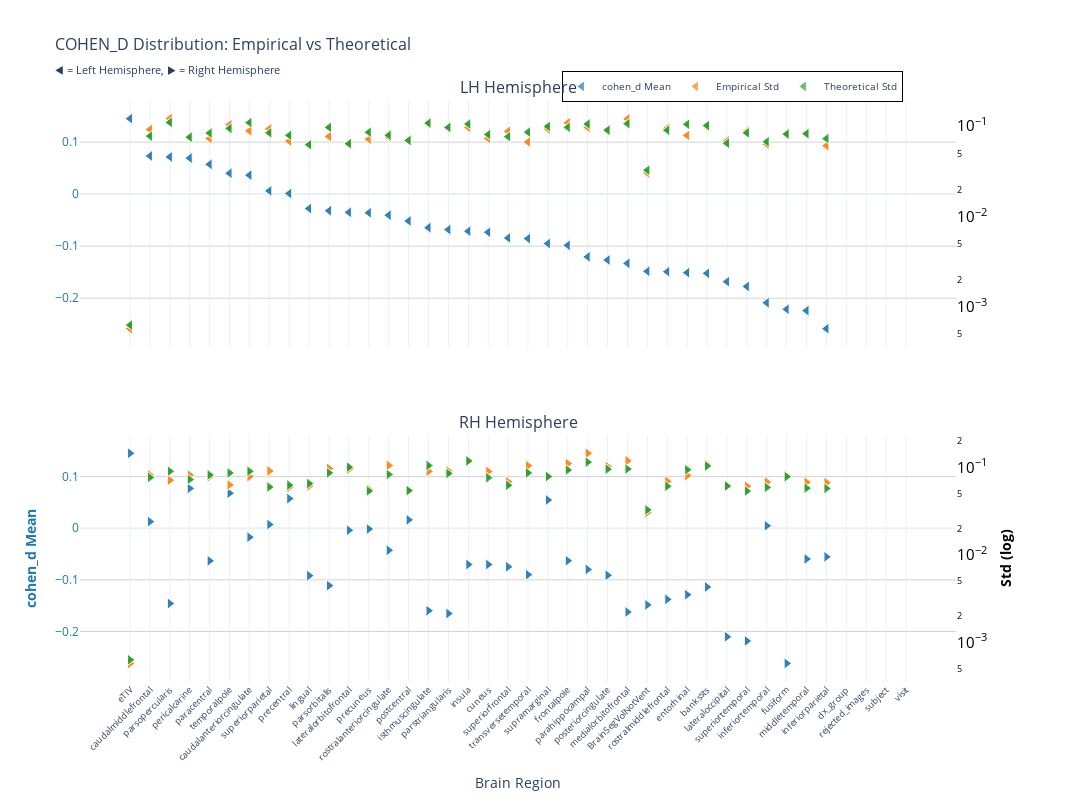
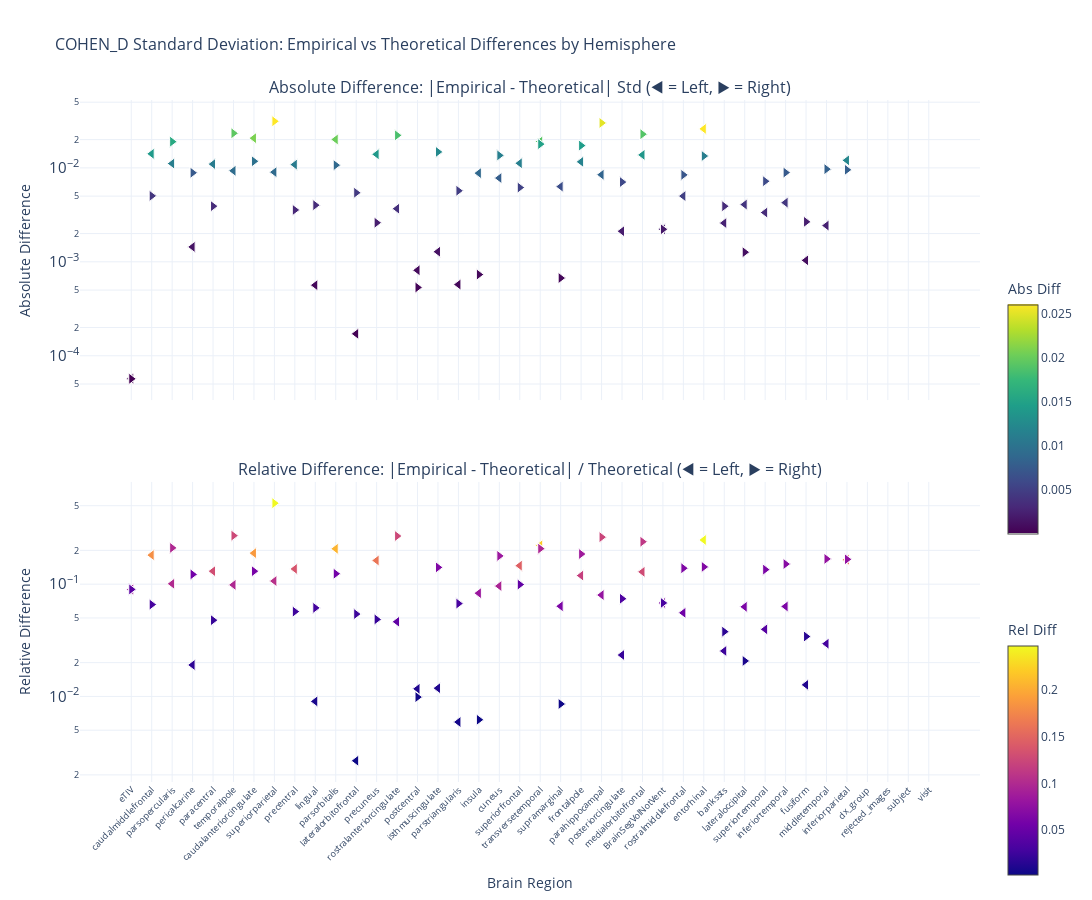

Notebook cell for these charts, in order:
### Markdown cell above
### Cohen's d

### Code cell
nu_nav = df_navr[(df_navr["study"] == "longitudinal") & (df_navr["group"] == "HC-PD")]
data_path = stats_dir / f"cohen_d_longitudinal_{METRIC}.parquet"
df, stats = get_test_stats(
    data_path, stat_functions_F, nu_nav, hemisphere=True, study="longitudinal"
)
show_figure(
    stats, hemisphere=True, stat_name="cohen_d", study="longitudinal", metric=METRIC
)

### Figure 1 — Plotly figure (JSON) as saved in the notebook; plotly's stock layout.template omitted (floating-point values rounded to 4 significant figures)
{"data": [{"hovertemplate": "<b>%{x}</b><br>Mean cohen_d: %{y:.2f}<br><extra></extra>", "legendgroup": "mean", "marker": {"color": "#1f77b4", "line": {"color": "white", "width": 1}, "opacity": 0.7, "size": 10, "symbol": "triangle-left"}, "mode": "markers", "name": "cohen_d Mean", "showlegend": true, "type": "scatter", "x": ["eTIV", "eTIV", "caudalmiddlefrontal", "caudalmiddlefrontal", "parsopercularis", "parsopercularis", "pericalcarine", "pericalcarine", "paracentral", "paracentral", "temporalpole", "temporalpole", "caudalanteriorcingulate", "caudalanteriorcingulate", "superiorparietal", "superiorparietal", "precentral", "precentral", "lingual", "lingual", "parsorbitalis", "parsorbitalis", "lateralorbitofrontal", "lateralorbitofrontal", "precuneus", "precuneus", "rostralanteriorcingulate", "rostralanteriorcingulate", "postcentral", "postcentral", "isthmuscingulate", "isthmuscingulate", "parstriangularis", "parstriangularis", "insula", "insula", "cuneus", "cuneus", "superiorfrontal", "superiorfrontal", "transversetemporal", "transversetemporal", "supramarginal", "supramarginal", "frontalpole", "frontalpole", "parahippocampal", "parahippocampal", "posteriorcingulate", "posteriorcingulate", "medialorbitofrontal", "medialorbitofrontal", "BrainSegVolNotVent", "BrainSegVolNotVent", "rostralmiddlefrontal", "rostralmiddlefrontal", "entorhinal", "entorhinal", "bankssts", "bankssts", "lateraloccipital", "lateraloccipital", "superiortemporal", "superiortemporal", "inferiortemporal", "inferiortemporal", "fusiform", "fusiform", "middletemporal", "middletemporal", "inferiorparietal", "inferiorparietal", "dx_group", "rejected_images", "subject", "visit"], "xaxis": "x", "y": [0.1452, 0.1452, 0.07339, 0.07339, 0.07151, 0.07151, 0.06927, 0.06927, 0.05726, 0.05726, 0.04012, 0.04012, 0.0365, 0.0365, 0.006273, 0.006273, 0.001212, 0.001212, -0.02777, -0.02777, -0.03201, -0.03201, -0.03501, -0.03501, -0.0359, -0.0359, -0.04049, -0.04049, -0.05163, -0.05163, -0.06443, -0.06443, -0.06829, -0.06829, -0.07122, -0.07122, -0.07324, -0.07324, -0.08432, -0.08432, -0.08555, -0.08555, -0.09506, -0.09506, -0.0985, -0.0985, -0.1207, -0.1207, -0.1266, -0.1266, -0.1331, -0.1331, -0.1484, -0.1484, -0.1491, -0.1491, -0.151, -0.151, -0.1524, -0.1524, -0.1684, -0.1684, -0.1776, -0.1776, -0.2089, -0.2089, -0.2214, -0.2214, -0.224, -0.224, -0.2588, -0.2588, NaN, NaN, NaN, NaN], "yaxis": "y"}, {"hovertemplate": "<b>%{x}</b><br>Empirical Std: %{y:.3f}<br><extra></extra>", "legendgroup": "empirical", "marker": {"color": "#ff7f0e", "line": {"color": "white", "width": 1}, "opacity": 0.7, "size": 10, "symbol": "triangle-left"}, "mode": "markers", "name": "Empirical Std", "showlegend": true, "type": "scatter", "x": ["eTIV", "eTIV", "caudalmiddlefrontal", "caudalmiddlefrontal", "parsopercularis", "parsopercularis", "pericalcarine", "pericalcarine", "paracentral", "paracentral", "temporalpole", "temporalpole", "caudalanteriorcingulate", "caudalanteriorcingulate", "superiorparietal", "superiorparietal", "precentral", "precentral", "lingual", "lingual", "parsorbitalis", "parsorbitalis", "lateralorbitofrontal", "lateralorbitofrontal", "precuneus", "precuneus", "rostralanteriorcingulate", "rostralanteriorcingulate", "postcentral", "postcentral", "isthmuscingulate", "isthmuscingulate", "parstriangularis", "parstriangularis", "insula", "insula", "cuneus", "cuneus", "superiorfrontal", "superiorfrontal", "transversetemporal", "transversetemporal", "supramarginal", "supramarginal", "frontalpole", "frontalpole", "parahippocampal", "parahippocampal", "posteriorcingulate", "posteriorcingulate", "medialorbitofrontal", "medialorbitofrontal", "BrainSegVolNotVent", "BrainSegVolNotVent", "rostralmiddlefrontal", "rostralmiddlefrontal", "entorhinal", "entorhinal", "bankssts", "bankssts", "lateraloccipital", "lateraloccipital", "superiortemporal", "superiortemporal", "inferiortemporal", "inferiortemporal", "fusiform", "fusiform", "middletemporal", "middletemporal", "inferiorparietal", "inferiorparietal", "dx_group", "rejected_images", "subject", "visit"], "xaxis": "x", "y": [0.0005753, 0.0005753, 0.09179, 0.09179, 0.1214, 0.1214, 0.077, 0.077, 0.073, 0.073, 0.1038, 0.1038, 0.08884, 0.08884, 0.09344, 0.09344, 0.06842, 0.06842, 0.06192, 0.06192, 0.077, 0.077, 0.06422, 0.06422, 0.07179, 0.07179, 0.07579, 0.07579, 0.07035, 0.07035, 0.1094, 0.1094, 0.09745, 0.09745, 0.09691, 0.09691, 0.0732, 0.0732, 0.0878, 0.0878, 0.06693, 0.06693, 0.09297, 0.09297, 0.1088, 0.1088, 0.09714, 0.09714, 0.08842, 0.08842, 0.1205, 0.1205, 0.03039, 0.03039, 0.0952, 0.0952, 0.07902, 0.07902, 0.09912, 0.09912, 0.06883, 0.06883, 0.08783, 0.08783, 0.06307, 0.06307, 0.08279, 0.08279, 0.08488, 0.08488, 0.06085, 0.06085, NaN, NaN, NaN, NaN], "yaxis": "y2"}, {"error_y": {"array": [1.256e-05, 1.256e-05, 0.001543, 0.001543, 0.00219, 0.00219, 0.001501, 0.001501, 0.001668, 0.001668, 0.001877, 0.001877, 0.002177, 0.002177, 0.001678, 0.001678, 0.001575, 0.001575, 0.001242, 0.001242, 0.001929, 0.001929, 0.001273, 0.001273, 0.001703, 0.001703, 0.001579, 0.001579, 0.001382, 0.001382, 0.002149, 0.002149, 0.001925, 0.001925, 0.0021, 0.0021, 0.001609, 0.001609, 0.001522, 0.001522, 0.001709, 0.001709, 0.001973, 0.001973, 0.001931, 0.001931, 0.002098, 0.002098, 0.001799, 0.001799, 0.002121, 0.002121, 0.000648, 0.000648, 0.001792, 0.001792, 0.002087, 0.002087, 0.002021, 0.002021, 0.001287, 0.001287, 0.001679, 0.001679, 0.001338, 0.001338, 0.001624, 0.001624, 0.001638, 0.001638, 0.001448, 0.001448, NaN, NaN, NaN, NaN], "arrayminus": [1.231e-05, 1.231e-05, 0.001513, 0.001513, 0.002147, 0.002147, 0.001472, 0.001472, 0.001635, 0.001635, 0.001839, 0.001839, 0.002134, 0.002134, 0.001644, 0.001644, 0.001543, 0.001543, 0.001217, 0.001217, 0.00189, 0.00189, 0.001247, 0.001247, 0.00167, 0.00167, 0.001548, 0.001548, 0.001354, 0.001354, 0.002106, 0.002106, 0.001887, 0.001887, 0.002059, 0.002059, 0.001577, 0.001577, 0.001492, 0.001492, 0.001675, 0.001675, 0.001934, 0.001934, 0.001892, 0.001892, 0.002056, 0.002056, 0.001763, 0.001763, 0.002079, 0.002079, 0.0006352, 0.0006352, 0.001757, 0.001757, 0.002045, 0.002045, 0.001981, 0.001981, 0.001261, 0.001261, 0.001645, 0.001645, 0.001311, 0.001311, 0.001592, 0.001592, 0.001606, 0.001606, 0.001419, 0.001419, NaN, NaN, NaN, NaN], "color": "#2ca02c", "thickness": 1, "type": "data", "visible": true, "width": 2}, "hovertemplate": "<b>%{x}</b><br>Theoretical Std: %{y:.3f}<br><extra></extra>", "legendgroup": "theoretical", "marker": {"color": "#2ca02c", "line": {"color": "white", "width": 1}, "opacity": 0.7, "size": 10, "symbol": "triangle-left"}, "mode": "markers", "name": "Theoretical Std", "showlegend": true, "type": "scatter", "x": ["eTIV", "eTIV", "caudalmiddlefrontal", "caudalmiddlefrontal", "parsopercularis", "parsopercularis", "pericalcarine", "pericalcarine", "paracentral", "paracentral", "temporalpole", "temporalpole", "caudalanteriorcingulate", "caudalanteriorcingulate", "superiorparietal", "superiorparietal", "precentral", "precentral", "lingual", "lingual", "parsorbitalis", "parsorbitalis", "lateralorbitofrontal", "lateralorbitofrontal", "precuneus", "precuneus", "rostralanteriorcingulate", "rostralanteriorcingulate", "postcentral", "postcentral", "isthmuscingulate", "isthmuscingulate", "parstriangularis", "parstriangularis", "insula", "insula", "cuneus", "cuneus", "superiorfrontal", "superiorfrontal", "transversetemporal", "transversetemporal", "supramarginal", "supramarginal", "frontalpole", "frontalpole", "parahippocampal", "parahippocampal", "posteriorcingulate", "posteriorcingulate", "medialorbitofrontal", "medialorbitofrontal", "BrainSegVolNotVent", "BrainSegVolNotVent", "rostralmiddlefrontal", "rostralmiddlefrontal", "entorhinal", "entorhinal", "bankssts", "bankssts", "lateraloccipital", "lateraloccipital", "superiortemporal", "superiortemporal", "inferiortemporal", "inferiortemporal", "fusiform", "fusiform", "middletemporal", "middletemporal", "inferiorparietal", "inferiorparietal", "dx_group", "rejected_images", "subject", "visit"], "xaxis": "x", "y": [0.0006321, 0.0006321, 0.07768, 0.07768, 0.1102, 0.1102, 0.07556, 0.07556, 0.08397, 0.08397, 0.09444, 0.09444, 0.1096, 0.1096, 0.08443, 0.08443, 0.07924, 0.07924, 0.06249, 0.06249, 0.09707, 0.09707, 0.06405, 0.06405, 0.08573, 0.08573, 0.07947, 0.07947, 0.06953, 0.06953, 0.1081, 0.1081, 0.09688, 0.09688, 0.1057, 0.1057, 0.08099, 0.08099, 0.0766, 0.0766, 0.08601, 0.08601, 0.09929, 0.09929, 0.09717, 0.09717, 0.1056, 0.1056, 0.09054, 0.09054, 0.1068, 0.1068, 0.03261, 0.03261, 0.09019, 0.09019, 0.105, 0.105, 0.1017, 0.1017, 0.06476, 0.06476, 0.08449, 0.08449, 0.06734, 0.06734, 0.08176, 0.08176, 0.08245, 0.08245, 0.07288, 0.07288, NaN, NaN, NaN, NaN], "yaxis": "y2"}, {"hovertemplate": "<b>%{x}</b><br>Mean cohen_d: %{y:.2f}<br><extra></extra>", "legendgroup": "mean", "marker": {"color": "#1f77b4", "line": {"color": "white", "width": 1}, "opacity": 0.7, "size": 10, "symbol": "triangle-right"}, "mode": "markers", "name": "cohen_d Mean", "showlegend": false, "type": "scatter", "x": ["eTIV", "eTIV", "pericalcarine", "pericalcarine", "temporalpole", "temporalpole", "precentral", "precentral", "supramarginal", "supramarginal", "postcentral", "postcentral", "caudalmiddlefrontal", "caudalmiddlefrontal", "superiorparietal", "superiorparietal", "inferiortemporal", "inferiortemporal", "precuneus", "precuneus", "lateralorbitofrontal", "lateralorbitofrontal", "caudalanteriorcingulate", "caudalanteriorcingulate", "rostralanteriorcingulate", "rostralanteriorcingulate", "inferiorparietal", "inferiorparietal", "middletemporal", "middletemporal", "frontalpole", "frontalpole", "paracentral", "paracentral", "insula", "insula", "cuneus", "cuneus", "superiorfrontal", "superiorfrontal", "parahippocampal", "parahippocampal", "transversetemporal", "transversetemporal", "posteriorcingulate", "posteriorcingulate", "lingual", "lingual", "parsorbitalis", "parsorbitalis", "bankssts", "bankssts", "entorhinal", "entorhinal", "rostralmiddlefrontal", "rostralmiddlefrontal", "parsopercularis", "parsopercularis", "BrainSegVolNotVent", "BrainSegVolNotVent", "isthmuscingulate", "isthmuscingulate", "medialorbitofrontal", "medialorbitofrontal", "parstriangularis", "parstriangularis", "lateraloccipital", "lateraloccipital", "superiortemporal", "superiortemporal", "fusiform", "fusiform", "dx_group", "rejected_images", "subject", "visit"], "xaxis": "x2", "y": [0.1452, 0.1452, 0.07709, 0.07709, 0.06785, 0.06785, 0.05734, 0.05734, 0.05463, 0.05463, 0.01625, 0.01625, 0.01287, 0.01287, 0.007189, 0.007189, 0.004773, 0.004773, -0.001514, -0.001514, -0.003959, -0.003959, -0.01736, -0.01736, -0.0427, -0.0427, -0.05542, -0.05542, -0.05958, -0.05958, -0.06301, -0.06301, -0.06321, -0.06321, -0.07026, -0.07026, -0.07031, -0.07031, -0.0747, -0.0747, -0.07986, -0.07986, -0.08997, -0.08997, -0.09105, -0.09105, -0.09179, -0.09179, -0.1111, -0.1111, -0.1138, -0.1138, -0.1287, -0.1287, -0.1377, -0.1377, -0.1458, -0.1458, -0.1484, -0.1484, -0.1597, -0.1597, -0.1622, -0.1622, -0.1652, -0.1652, -0.2101, -0.2101, -0.2183, -0.2183, -0.2617, -0.2617, NaN, NaN, NaN, NaN], "yaxis": "y3"}, {"hovertemplate": "<b>%{x}</b><br>Empirical Std: %{y:.3f}<br><extra></extra>", "legendgroup": "empirical", "marker": {"color": "#ff7f0e", "line": {"color": "white", "width": 1}, "opacity": 0.7, "size": 10, "symbol": "triangle-right"}, "mode": "markers", "name": "Empirical Std", "showlegend": false, "type": "scatter", "x": ["eTIV", "eTIV", "pericalcarine", "pericalcarine", "temporalpole", "temporalpole", "precentral", "precentral", "supramarginal", "supramarginal", "postcentral", "postcentral", "caudalmiddlefrontal", "caudalmiddlefrontal", "superiorparietal", "superiorparietal", "inferiortemporal", "inferiortemporal", "precuneus", "precuneus", "lateralorbitofrontal", "lateralorbitofrontal", "caudalanteriorcingulate", "caudalanteriorcingulate", "rostralanteriorcingulate", "rostralanteriorcingulate", "inferiorparietal", "inferiorparietal", "middletemporal", "middletemporal", "frontalpole", "frontalpole", "paracentral", "paracentral", "insula", "insula", "cuneus", "cuneus", "superiorfrontal", "superiorfrontal", "parahippocampal", "parahippocampal", "transversetemporal", "transversetemporal", "posteriorcingulate", "posteriorcingulate", "lingual", "lingual", "parsorbitalis", "parsorbitalis", "bankssts", "bankssts", "entorhinal", "entorhinal", "rostralmiddlefrontal", "rostralmiddlefrontal", "parsopercularis", "parsopercularis", "BrainSegVolNotVent", "BrainSegVolNotVent", "isthmuscingulate", "isthmuscingulate", "medialorbitofrontal", "medialorbitofrontal", "parstriangularis", "parstriangularis", "lateraloccipital", "lateraloccipital", "superiortemporal", "superiortemporal", "fusiform", "fusiform", "dx_group", "rejected_images", "subject", "visit"], "xaxis": "x2", "y": [0.0005753, 0.0005753, 0.08142, 0.08142, 0.06289, 0.06289, 0.05899, 0.05899, 0.07779, 0.07779, 0.05462, 0.05462, 0.08152, 0.08152, 0.09084, 0.09084, 0.06785, 0.06785, 0.05627, 0.05627, 0.09493, 0.09493, 0.07829, 0.07829, 0.1049, 0.1049, 0.06678, 0.06678, 0.06745, 0.06745, 0.1103, 0.1103, 0.07793, 0.07793, 0.1188, 0.1188, 0.08964, 0.08964, 0.06837, 0.06837, 0.1446, 0.1446, 0.1043, 0.1043, 0.1022, 0.1022, 0.06118, 0.06118, 0.09693, 0.09693, 0.1074, 0.1074, 0.08044, 0.08044, 0.06912, 0.06912, 0.07125, 0.07125, 0.03039, 0.03039, 0.08996, 0.08996, 0.1184, 0.1184, 0.09065, 0.09065, 0.05984, 0.05984, 0.06068, 0.06068, 0.08062, 0.08062, NaN, NaN, NaN, NaN], "yaxis": "y4"}, {"error_y": {"array": [1.256e-05, 1.256e-05, 0.001442, 0.001442, 0.001714, 0.001714, 0.001243, 0.001243, 0.001559, 0.001559, 0.001075, 0.001075, 0.00152, 0.00152, 0.001182, 0.001182, 0.001171, 0.001171, 0.001066, 0.001066, 0.001994, 0.001994, 0.001789, 0.001789, 0.001643, 0.001643, 0.001138, 0.001138, 0.001148, 0.001148, 0.001849, 0.001849, 0.001626, 0.001626, 0.002347, 0.002347, 0.001511, 0.001511, 0.001236, 0.001236, 0.002276, 0.002276, 0.001716, 0.001716, 0.001891, 0.001891, 0.001295, 0.001295, 0.001714, 0.001714, 0.002056, 0.002056, 0.001864, 0.001864, 0.001206, 0.001206, 0.001793, 0.001793, 0.000648, 0.000648, 0.002081, 0.002081, 0.001899, 0.001899, 0.001688, 0.001688, 0.001214, 0.001214, 0.001062, 0.001062, 0.001549, 0.001549, NaN, NaN, NaN, NaN], "arrayminus": [1.231e-05, 1.231e-05, 0.001413, 0.001413, 0.00168, 0.00168, 0.001218, 0.001218, 0.001528, 0.001528, 0.001053, 0.001053, 0.00149, 0.00149, 0.001159, 0.001159, 0.001148, 0.001148, 0.001045, 0.001045, 0.001955, 0.001955, 0.001754, 0.001754, 0.001611, 0.001611, 0.001115, 0.001115, 0.001125, 0.001125, 0.001812, 0.001812, 0.001594, 0.001594, 0.0023, 0.0023, 0.001481, 0.001481, 0.001211, 0.001211, 0.002231, 0.002231, 0.001682, 0.001682, 0.001854, 0.001854, 0.00127, 0.00127, 0.00168, 0.00168, 0.002015, 0.002015, 0.001827, 0.001827, 0.001182, 0.001182, 0.001758, 0.001758, 0.0006352, 0.0006352, 0.00204, 0.00204, 0.001862, 0.001862, 0.001654, 0.001654, 0.00119, 0.00119, 0.001041, 0.001041, 0.001518, 0.001518, NaN, NaN, NaN, NaN], "color": "#2ca02c", "thickness": 1, "type": "data", "visible": true, "width": 2}, "hovertemplate": "<b>%{x}</b><br>Theoretical Std: %{y:.3f}<br><extra></extra>", "legendgroup": "theoretical", "marker": {"color": "#2ca02c", "line": {"color": "white", "width": 1}, "opacity": 0.7, "size": 10, "symbol": "triangle-right"}, "mode": "markers", "name": "Theoretical Std", "showlegend": false, "type": "scatter", "x": ["eTIV", "eTIV", "pericalcarine", "pericalcarine", "temporalpole", "temporalpole", "precentral", "precentral", "supramarginal", "supramarginal", "postcentral", "postcentral", "caudalmiddlefrontal", "caudalmiddlefrontal", "superiorparietal", "superiorparietal", "inferiortemporal", "inferiortemporal", "precuneus", "precuneus", "lateralorbitofrontal", "lateralorbitofrontal", "caudalanteriorcingulate", "caudalanteriorcingulate", "rostralanteriorcingulate", "rostralanteriorcingulate", "inferiorparietal", "inferiorparietal", "middletemporal", "middletemporal", "frontalpole", "frontalpole", "paracentral", "paracentral", "insula", "insula", "cuneus", "cuneus", "superiorfrontal", "superiorfrontal", "parahippocampal", "parahippocampal", "transversetemporal", "transversetemporal", "posteriorcingulate", "posteriorcingulate", "lingual", "lingual", "parsorbitalis", "parsorbitalis", "bankssts", "bankssts", "entorhinal", "entorhinal", "rostralmiddlefrontal", "rostralmiddlefrontal", "parsopercularis", "parsopercularis", "BrainSegVolNotVent", "BrainSegVolNotVent", "isthmuscingulate", "isthmuscingulate", "medialorbitofrontal", "medialorbitofrontal", "parstriangularis", "parstriangularis", "lateraloccipital", "lateraloccipital", "superiortemporal", "superiortemporal", "fusiform", "fusiform", "dx_group", "rejected_images", "subject", "visit"], "xaxis": "x2", "y": [0.0006321, 0.0006321, 0.07256, 0.07256, 0.08624, 0.08624, 0.06255, 0.06255, 0.07846, 0.07846, 0.05409, 0.05409, 0.07649, 0.07649, 0.05949, 0.05949, 0.05894, 0.05894, 0.05366, 0.05366, 0.1004, 0.1004, 0.09004, 0.09004, 0.0827, 0.0827, 0.05725, 0.05725, 0.05775, 0.05775, 0.09305, 0.09305, 0.08184, 0.08184, 0.1181, 0.1181, 0.07606, 0.07606, 0.0622, 0.0622, 0.1145, 0.1145, 0.08637, 0.08637, 0.09519, 0.09519, 0.06519, 0.06519, 0.08624, 0.08624, 0.1035, 0.1035, 0.0938, 0.0938, 0.0607, 0.0607, 0.09025, 0.09025, 0.03261, 0.03261, 0.1047, 0.1047, 0.09559, 0.09559, 0.08495, 0.08495, 0.06111, 0.06111, 0.05347, 0.05347, 0.07795, 0.07795, NaN, NaN, NaN, NaN], "yaxis": "y4"}], "layout": {"annotations": [{"font": {"size": 16}, "showarrow": false, "text": "LH Hemisphere", "x": 0.47, "xanchor": "center", "xref": "paper", "y": 1, "yanchor": "bottom", "yref": "paper"}, {"font": {"size": 16}, "showarrow": false, "text": "RH Hemisphere", "x": 0.47, "xanchor": "center", "xref": "paper", "y": 0.425, "yanchor": "bottom", "yref": "paper"}], "height": 800, "hovermode": "x", "legend": {"bgcolor": "rgba(255, 255, 255, 0.9)", "bordercolor": "black", "borderwidth": 1, "font": {"size": 10}, "orientation": "h", "x": 0.7, "xanchor": "center", "y": 1.05}, "title": {"font": {"size": 16}, "text": "COHEN_D Distribution: Empirical vs Theoretical<br><sub>◀ = Left Hemisphere, ▶ = Right Hemisphere</sub>"}, "width": 1400, "xaxis": {"anchor": "y", "domain": [0, 0.94], "matches": "x2", "showticklabels": false}, "xaxis2": {"anchor": "y3", "domain": [0, 0.94], "tickangle": -45, "tickfont": {"size": 9}, "title": {"text": "Brain Region"}}, "yaxis": {"anchor": "x", "domain": [0.575, 1], "gridcolor": "lightgray", "showgrid": true, "tickfont": {"color": "#1f77b4"}, "title": {"font": {"color": "#1f77b4"}, "text": ""}}, "yaxis2": {"anchor": "x", "exponentformat": "power", "overlaying": "y", "showgrid": false, "side": "right", "tickfont": {"color": "black"}, "title": {"font": {"color": "black"}, "text": ""}, "type": "log"}, "yaxis3": {"anchor": "x2", "domain": [0, 0.425], "gridcolor": "lightgray", "showgrid": true, "tickfont": {"color": "#1f77b4"}, "title": {"font": {"color": "#1f77b4"}, "text": "<b>cohen_d Mean</b>"}}, "yaxis4": {"anchor": "x2", "exponentformat": "power", "overlaying": "y3", "showgrid": false, "side": "right", "tickfont": {"color": "black"}, "title": {"font": {"color": "black"}, "text": "<b>Std (log)</b>"}, "type": "log"}}}

### Figure 2 — Plotly figure (JSON) as saved in the notebook; plotly's stock layout.template omitted (floating-point values rounded to 4 significant figures)
{"data": [{"hovertemplate": "<b>%{x}</b><br>Hemisphere: %{text}<br>Abs Diff: %{y:.4f}<br><extra></extra>", "legendgroup": "abs_lh", "marker": {"color": [5.68e-05, 5.68e-05, 0.01411, 0.01411, 0.01111, 0.01111, 0.00144, 0.00144, 0.01097, 0.01097, 0.009308, 0.009308, 0.02071, 0.02071, 0.009006, 0.009006, 0.01083, 0.01083, 0.0005644, 0.0005644, 0.02006, 0.02006, 0.0001712, 0.0001712, 0.01394, 0.01394, 0.003677, 0.003677, 0.0008124, 0.0008124, 0.001281, 0.001281, 0.0005728, 0.0005728, 0.008788, 0.008788, 0.007791, 0.007791, 0.0112, 0.0112, 0.01907, 0.01907, 0.006318, 0.006318, 0.0116, 0.0116, 0.008452, 0.008452, 0.002116, 0.002116, 0.01374, 0.01374, 0.002219, 0.002219, 0.005009, 0.005009, 0.026, 0.026, 0.002585, 0.002585, 0.004068, 0.004068, 0.003346, 0.003346, 0.004264, 0.004264, 0.001036, 0.001036, 0.002431, 0.002431, 0.01203, 0.01203, NaN, NaN, NaN, NaN], "colorbar": {"len": 0.4, "title": {"text": "Abs Diff"}, "y": 0.75, "yanchor": "top"}, "colorscale": [[0, "#440154"], [0.1111, "#482878"], [0.2222, "#3e4989"], [0.3333, "#31688e"], [0.4444, "#26828e"], [0.5556, "#1f9e89"], [0.6667, "#35b779"], [0.7778, "#6ece58"], [0.8889, "#b5de2b"], [1, "#fde725"]], "line": {"color": "white", "width": 1}, "showscale": true, "size": 10, "symbol": "triangle-left"}, "mode": "markers", "name": "Absolute (lh)", "showlegend": false, "text": ["lh", "lh", "lh", "lh", "lh", "lh", "lh", "lh", "lh", "lh", "lh", "lh", "lh", "lh", "lh", "lh", "lh", "lh", "lh", "lh", "lh", "lh", "lh", "lh", "lh", "lh", "lh", "lh", "lh", "lh", "lh", "lh", "lh", "lh", "lh", "lh", "lh", "lh", "lh", "lh", "lh", "lh", "lh", "lh", "lh", "lh", "lh", "lh", "lh", "lh", "lh", "lh", "lh", "lh", "lh", "lh", "lh", "lh", "lh", "lh", "lh", "lh", "lh", "lh", "lh", "lh", "lh", "lh", "lh", "lh", "lh", "lh", "lh", "lh", "lh", "lh"], "type": "scatter", "x": ["eTIV", "eTIV", "caudalmiddlefrontal", "caudalmiddlefrontal", "parsopercularis", "parsopercularis", "pericalcarine", "pericalcarine", "paracentral", "paracentral", "temporalpole", "temporalpole", "caudalanteriorcingulate", "caudalanteriorcingulate", "superiorparietal", "superiorparietal", "precentral", "precentral", "lingual", "lingual", "parsorbitalis", "parsorbitalis", "lateralorbitofrontal", "lateralorbitofrontal", "precuneus", "precuneus", "rostralanteriorcingulate", "rostralanteriorcingulate", "postcentral", "postcentral", "isthmuscingulate", "isthmuscingulate", "parstriangularis", "parstriangularis", "insula", "insula", "cuneus", "cuneus", "superiorfrontal", "superiorfrontal", "transversetemporal", "transversetemporal", "supramarginal", "supramarginal", "frontalpole", "frontalpole", "parahippocampal", "parahippocampal", "posteriorcingulate", "posteriorcingulate", "medialorbitofrontal", "medialorbitofrontal", "BrainSegVolNotVent", "BrainSegVolNotVent", "rostralmiddlefrontal", "rostralmiddlefrontal", "entorhinal", "entorhinal", "bankssts", "bankssts", "lateraloccipital", "lateraloccipital", "superiortemporal", "superiortemporal", "inferiortemporal", "inferiortemporal", "fusiform", "fusiform", "middletemporal", "middletemporal", "inferiorparietal", "inferiorparietal", "dx_group", "rejected_images", "subject", "visit"], "xaxis": "x", "y": [5.68e-05, 5.68e-05, 0.01411, 0.01411, 0.01111, 0.01111, 0.00144, 0.00144, 0.01097, 0.01097, 0.009308, 0.009308, 0.02071, 0.02071, 0.009006, 0.009006, 0.01083, 0.01083, 0.0005644, 0.0005644, 0.02006, 0.02006, 0.0001712, 0.0001712, 0.01394, 0.01394, 0.003677, 0.003677, 0.0008124, 0.0008124, 0.001281, 0.001281, 0.0005728, 0.0005728, 0.008788, 0.008788, 0.007791, 0.007791, 0.0112, 0.0112, 0.01907, 0.01907, 0.006318, 0.006318, 0.0116, 0.0116, 0.008452, 0.008452, 0.002116, 0.002116, 0.01374, 0.01374, 0.002219, 0.002219, 0.005009, 0.005009, 0.026, 0.026, 0.002585, 0.002585, 0.004068, 0.004068, 0.003346, 0.003346, 0.004264, 0.004264, 0.001036, 0.001036, 0.002431, 0.002431, 0.01203, 0.01203, NaN, NaN, NaN, NaN], "yaxis": "y"}, {"hovertemplate": "<b>%{x}</b><br>Hemisphere: %{text}<br>Rel Diff: %{y:.2%}<br><extra></extra>", "legendgroup": "rel_lh", "marker": {"color": [0.08986, 0.08986, 0.1816, 0.1816, 0.1008, 0.1008, 0.01906, 0.01906, 0.1306, 0.1306, 0.09856, 0.09856, 0.1891, 0.1891, 0.1067, 0.1067, 0.1366, 0.1366, 0.009033, 0.009033, 0.2067, 0.2067, 0.002672, 0.002672, 0.1626, 0.1626, 0.04627, 0.04627, 0.01168, 0.01168, 0.01184, 0.01184, 0.005912, 0.005912, 0.08314, 0.08314, 0.0962, 0.0962, 0.1462, 0.1462, 0.2218, 0.2218, 0.06363, 0.06363, 0.1193, 0.1193, 0.08004, 0.08004, 0.02338, 0.02338, 0.1287, 0.1287, 0.06805, 0.06805, 0.05553, 0.05553, 0.2476, 0.2476, 0.02541, 0.02541, 0.06282, 0.06282, 0.0396, 0.0396, 0.06333, 0.06333, 0.01268, 0.01268, 0.02949, 0.02949, 0.1651, 0.1651, NaN, NaN, NaN, NaN], "colorbar": {"len": 0.4, "title": {"text": "Rel Diff"}, "y": 0.25, "yanchor": "top"}, "colorscale": [[0, "#0d0887"], [0.1111, "#46039f"], [0.2222, "#7201a8"], [0.3333, "#9c179e"], [0.4444, "#bd3786"], [0.5556, "#d8576b"], [0.6667, "#ed7953"], [0.7778, "#fb9f3a"], [0.8889, "#fdca26"], [1, "#f0f921"]], "line": {"color": "white", "width": 1}, "showscale": true, "size": 10, "symbol": "triangle-left"}, "mode": "markers", "name": "Relative (lh)", "showlegend": false, "text": ["lh", "lh", "lh", "lh", "lh", "lh", "lh", "lh", "lh", "lh", "lh", "lh", "lh", "lh", "lh", "lh", "lh", "lh", "lh", "lh", "lh", "lh", "lh", "lh", "lh", "lh", "lh", "lh", "lh", "lh", "lh", "lh", "lh", "lh", "lh", "lh", "lh", "lh", "lh", "lh", "lh", "lh", "lh", "lh", "lh", "lh", "lh", "lh", "lh", "lh", "lh", "lh", "lh", "lh", "lh", "lh", "lh", "lh", "lh", "lh", "lh", "lh", "lh", "lh", "lh", "lh", "lh", "lh", "lh", "lh", "lh", "lh", "lh", "lh", "lh", "lh"], "type": "scatter", "x": ["eTIV", "eTIV", "caudalmiddlefrontal", "caudalmiddlefrontal", "parsopercularis", "parsopercularis", "pericalcarine", "pericalcarine", "paracentral", "paracentral", "temporalpole", "temporalpole", "caudalanteriorcingulate", "caudalanteriorcingulate", "superiorparietal", "superiorparietal", "precentral", "precentral", "lingual", "lingual", "parsorbitalis", "parsorbitalis", "lateralorbitofrontal", "lateralorbitofrontal", "precuneus", "precuneus", "rostralanteriorcingulate", "rostralanteriorcingulate", "postcentral", "postcentral", "isthmuscingulate", "isthmuscingulate", "parstriangularis", "parstriangularis", "insula", "insula", "cuneus", "cuneus", "superiorfrontal", "superiorfrontal", "transversetemporal", "transversetemporal", "supramarginal", "supramarginal", "frontalpole", "frontalpole", "parahippocampal", "parahippocampal", "posteriorcingulate", "posteriorcingulate", "medialorbitofrontal", "medialorbitofrontal", "BrainSegVolNotVent", "BrainSegVolNotVent", "rostralmiddlefrontal", "rostralmiddlefrontal", "entorhinal", "entorhinal", "bankssts", "bankssts", "lateraloccipital", "lateraloccipital", "superiortemporal", "superiortemporal", "inferiortemporal", "inferiortemporal", "fusiform", "fusiform", "middletemporal", "middletemporal", "inferiorparietal", "inferiorparietal", "dx_group", "rejected_images", "subject", "visit"], "xaxis": "x2", "y": [0.08986, 0.08986, 0.1816, 0.1816, 0.1008, 0.1008, 0.01906, 0.01906, 0.1306, 0.1306, 0.09856, 0.09856, 0.1891, 0.1891, 0.1067, 0.1067, 0.1366, 0.1366, 0.009033, 0.009033, 0.2067, 0.2067, 0.002672, 0.002672, 0.1626, 0.1626, 0.04627, 0.04627, 0.01168, 0.01168, 0.01184, 0.01184, 0.005912, 0.005912, 0.08314, 0.08314, 0.0962, 0.0962, 0.1462, 0.1462, 0.2218, 0.2218, 0.06363, 0.06363, 0.1193, 0.1193, 0.08004, 0.08004, 0.02338, 0.02338, 0.1287, 0.1287, 0.06805, 0.06805, 0.05553, 0.05553, 0.2476, 0.2476, 0.02541, 0.02541, 0.06282, 0.06282, 0.0396, 0.0396, 0.06333, 0.06333, 0.01268, 0.01268, 0.02949, 0.02949, 0.1651, 0.1651, NaN, NaN, NaN, NaN], "yaxis": "y2"}, {"hovertemplate": "<b>%{x}</b><br>Hemisphere: %{text}<br>Abs Diff: %{y:.4f}<br><extra></extra>", "legendgroup": "abs_rh", "marker": {"color": [5.68e-05, 5.68e-05, 0.008869, 0.008869, 0.02335, 0.02335, 0.003564, 0.003564, 0.0006716, 0.0006716, 0.0005334, 0.0005334, 0.005034, 0.005034, 0.03135, 0.03135, 0.008908, 0.008908, 0.002606, 0.002606, 0.005436, 0.005436, 0.01175, 0.01175, 0.0222, 0.0222, 0.009532, 0.009532, 0.009695, 0.009695, 0.01727, 0.01727, 0.003911, 0.003911, 0.0007316, 0.0007316, 0.01358, 0.01358, 0.006171, 0.006171, 0.03007, 0.03007, 0.0179, 0.0179, 0.007061, 0.007061, 0.004009, 0.004009, 0.01069, 0.01069, 0.003906, 0.003906, 0.01337, 0.01337, 0.008422, 0.008422, 0.019, 0.019, 0.002219, 0.002219, 0.01478, 0.01478, 0.02283, 0.02283, 0.005705, 0.005705, 0.001265, 0.001265, 0.007209, 0.007209, 0.002664, 0.002664, NaN, NaN, NaN, NaN], "colorbar": {"len": 0.4, "title": {"text": "Abs Diff"}, "y": 0.75, "yanchor": "top"}, "colorscale": [[0, "#440154"], [0.1111, "#482878"], [0.2222, "#3e4989"], [0.3333, "#31688e"], [0.4444, "#26828e"], [0.5556, "#1f9e89"], [0.6667, "#35b779"], [0.7778, "#6ece58"], [0.8889, "#b5de2b"], [1, "#fde725"]], "line": {"color": "white", "width": 1}, "showscale": false, "size": 10, "symbol": "triangle-right"}, "mode": "markers", "name": "Absolute (rh)", "showlegend": false, "text": ["rh", "rh", "rh", "rh", "rh", "rh", "rh", "rh", "rh", "rh", "rh", "rh", "rh", "rh", "rh", "rh", "rh", "rh", "rh", "rh", "rh", "rh", "rh", "rh", "rh", "rh", "rh", "rh", "rh", "rh", "rh", "rh", "rh", "rh", "rh", "rh", "rh", "rh", "rh", "rh", "rh", "rh", "rh", "rh", "rh", "rh", "rh", "rh", "rh", "rh", "rh", "rh", "rh", "rh", "rh", "rh", "rh", "rh", "rh", "rh", "rh", "rh", "rh", "rh", "rh", "rh", "rh", "rh", "rh", "rh", "rh", "rh", "rh", "rh", "rh", "rh"], "type": "scatter", "x": ["eTIV", "eTIV", "pericalcarine", "pericalcarine", "temporalpole", "temporalpole", "precentral", "precentral", "supramarginal", "supramarginal", "postcentral", "postcentral", "caudalmiddlefrontal", "caudalmiddlefrontal", "superiorparietal", "superiorparietal", "inferiortemporal", "inferiortemporal", "precuneus", "precuneus", "lateralorbitofrontal", "lateralorbitofrontal", "caudalanteriorcingulate", "caudalanteriorcingulate", "rostralanteriorcingulate", "rostralanteriorcingulate", "inferiorparietal", "inferiorparietal", "middletemporal", "middletemporal", "frontalpole", "frontalpole", "paracentral", "paracentral", "insula", "insula", "cuneus", "cuneus", "superiorfrontal", "superiorfrontal", "parahippocampal", "parahippocampal", "transversetemporal", "transversetemporal", "posteriorcingulate", "posteriorcingulate", "lingual", "lingual", "parsorbitalis", "parsorbitalis", "bankssts", "bankssts", "entorhinal", "entorhinal", "rostralmiddlefrontal", "rostralmiddlefrontal", "parsopercularis", "parsopercularis", "BrainSegVolNotVent", "BrainSegVolNotVent", "isthmuscingulate", "isthmuscingulate", "medialorbitofrontal", "medialorbitofrontal", "parstriangularis", "parstriangularis", "lateraloccipital", "lateraloccipital", "superiortemporal", "superiortemporal", "fusiform", "fusiform", "dx_group", "rejected_images", "subject", "visit"], "xaxis": "x", "y": [5.68e-05, 5.68e-05, 0.008869, 0.008869, 0.02335, 0.02335, 0.003564, 0.003564, 0.0006716, 0.0006716, 0.0005334, 0.0005334, 0.005034, 0.005034, 0.03135, 0.03135, 0.008908, 0.008908, 0.002606, 0.002606, 0.005436, 0.005436, 0.01175, 0.01175, 0.0222, 0.0222, 0.009532, 0.009532, 0.009695, 0.009695, 0.01727, 0.01727, 0.003911, 0.003911, 0.0007316, 0.0007316, 0.01358, 0.01358, 0.006171, 0.006171, 0.03007, 0.03007, 0.0179, 0.0179, 0.007061, 0.007061, 0.004009, 0.004009, 0.01069, 0.01069, 0.003906, 0.003906, 0.01337, 0.01337, 0.008422, 0.008422, 0.019, 0.019, 0.002219, 0.002219, 0.01478, 0.01478, 0.02283, 0.02283, 0.005705, 0.005705, 0.001265, 0.001265, 0.007209, 0.007209, 0.002664, 0.002664, NaN, NaN, NaN, NaN], "yaxis": "y"}, {"hovertemplate": "<b>%{x}</b><br>Hemisphere: %{text}<br>Rel Diff: %{y:.2%}<br><extra></extra>", "legendgroup": "rel_rh", "marker": {"color": [0.08986, 0.08986, 0.1222, 0.1222, 0.2708, 0.2708, 0.05698, 0.05698, 0.00856, 0.00856, 0.009862, 0.009862, 0.06581, 0.06581, 0.5269, 0.5269, 0.1511, 0.1511, 0.04857, 0.04857, 0.05416, 0.05416, 0.1305, 0.1305, 0.2685, 0.2685, 0.1665, 0.1665, 0.1679, 0.1679, 0.1856, 0.1856, 0.04779, 0.04779, 0.006195, 0.006195, 0.1785, 0.1785, 0.09921, 0.09921, 0.2626, 0.2626, 0.2073, 0.2073, 0.07418, 0.07418, 0.0615, 0.0615, 0.1239, 0.1239, 0.03775, 0.03775, 0.1425, 0.1425, 0.1387, 0.1387, 0.2105, 0.2105, 0.06805, 0.06805, 0.1411, 0.1411, 0.2389, 0.2389, 0.06715, 0.06715, 0.0207, 0.0207, 0.1348, 0.1348, 0.03418, 0.03418, NaN, NaN, NaN, NaN], "colorbar": {"len": 0.4, "title": {"text": "Rel Diff"}, "y": 0.25, "yanchor": "top"}, "colorscale": [[0, "#0d0887"], [0.1111, "#46039f"], [0.2222, "#7201a8"], [0.3333, "#9c179e"], [0.4444, "#bd3786"], [0.5556, "#d8576b"], [0.6667, "#ed7953"], [0.7778, "#fb9f3a"], [0.8889, "#fdca26"], [1, "#f0f921"]], "line": {"color": "white", "width": 1}, "showscale": false, "size": 10, "symbol": "triangle-right"}, "mode": "markers", "name": "Relative (rh)", "showlegend": false, "text": ["rh", "rh", "rh", "rh", "rh", "rh", "rh", "rh", "rh", "rh", "rh", "rh", "rh", "rh", "rh", "rh", "rh", "rh", "rh", "rh", "rh", "rh", "rh", "rh", "rh", "rh", "rh", "rh", "rh", "rh", "rh", "rh", "rh", "rh", "rh", "rh", "rh", "rh", "rh", "rh", "rh", "rh", "rh", "rh", "rh", "rh", "rh", "rh", "rh", "rh", "rh", "rh", "rh", "rh", "rh", "rh", "rh", "rh", "rh", "rh", "rh", "rh", "rh", "rh", "rh", "rh", "rh", "rh", "rh", "rh", "rh", "rh", "rh", "rh", "rh", "rh"], "type": "scatter", "x": ["eTIV", "eTIV", "pericalcarine", "pericalcarine", "temporalpole", "temporalpole", "precentral", "precentral", "supramarginal", "supramarginal", "postcentral", "postcentral", "caudalmiddlefrontal", "caudalmiddlefrontal", "superiorparietal", "superiorparietal", "inferiortemporal", "inferiortemporal", "precuneus", "precuneus", "lateralorbitofrontal", "lateralorbitofrontal", "caudalanteriorcingulate", "caudalanteriorcingulate", "rostralanteriorcingulate", "rostralanteriorcingulate", "inferiorparietal", "inferiorparietal", "middletemporal", "middletemporal", "frontalpole", "frontalpole", "paracentral", "paracentral", "insula", "insula", "cuneus", "cuneus", "superiorfrontal", "superiorfrontal", "parahippocampal", "parahippocampal", "transversetemporal", "transversetemporal", "posteriorcingulate", "posteriorcingulate", "lingual", "lingual", "parsorbitalis", "parsorbitalis", "bankssts", "bankssts", "entorhinal", "entorhinal", "rostralmiddlefrontal", "rostralmiddlefrontal", "parsopercularis", "parsopercularis", "BrainSegVolNotVent", "BrainSegVolNotVent", "isthmuscingulate", "isthmuscingulate", "medialorbitofrontal", "medialorbitofrontal", "parstriangularis", "parstriangularis", "lateraloccipital", "lateraloccipital", "superiortemporal", "superiortemporal", "fusiform", "fusiform", "dx_group", "rejected_images", "subject", "visit"], "xaxis": "x2", "y": [0.08986, 0.08986, 0.1222, 0.1222, 0.2708, 0.2708, 0.05698, 0.05698, 0.00856, 0.00856, 0.009862, 0.009862, 0.06581, 0.06581, 0.5269, 0.5269, 0.1511, 0.1511, 0.04857, 0.04857, 0.05416, 0.05416, 0.1305, 0.1305, 0.2685, 0.2685, 0.1665, 0.1665, 0.1679, 0.1679, 0.1856, 0.1856, 0.04779, 0.04779, 0.006195, 0.006195, 0.1785, 0.1785, 0.09921, 0.09921, 0.2626, 0.2626, 0.2073, 0.2073, 0.07418, 0.07418, 0.0615, 0.0615, 0.1239, 0.1239, 0.03775, 0.03775, 0.1425, 0.1425, 0.1387, 0.1387, 0.2105, 0.2105, 0.06805, 0.06805, 0.1411, 0.1411, 0.2389, 0.2389, 0.06715, 0.06715, 0.0207, 0.0207, 0.1348, 0.1348, 0.03418, 0.03418, NaN, NaN, NaN, NaN], "yaxis": "y2"}], "layout": {"annotations": [{"font": {"size": 16}, "showarrow": false, "text": "Absolute Difference: |Empirical - Theoretical| Std (◀ = Left, ▶ = Right)", "x": 0.5, "xanchor": "center", "xref": "paper", "y": 1, "yanchor": "bottom", "yref": "paper"}, {"font": {"size": 16}, "showarrow": false, "text": "Relative Difference: |Empirical - Theoretical| / Theoretical (◀ = Left, ▶ = Right)", "x": 0.5, "xanchor": "center", "xref": "paper", "y": 0.44, "yanchor": "bottom", "yref": "paper"}], "height": 900, "hovermode": "x unified", "showlegend": false, "title": {"font": {"size": 16}, "text": "COHEN_D Standard Deviation: Empirical vs Theoretical Differences by Hemisphere"}, "width": 1400, "xaxis": {"anchor": "y", "domain": [0, 1], "showticklabels": false}, "xaxis2": {"anchor": "y2", "domain": [0, 1], "tickangle": -45, "tickfont": {"size": 9}, "title": {"text": "Brain Region"}}, "yaxis": {"anchor": "x", "domain": [0.56, 1], "exponentformat": "power", "title": {"text": "Absolute Difference"}, "type": "log"}, "yaxis2": {"anchor": "x2", "domain": [0, 0.44], "exponentformat": "power", "title": {"text": "Relative Difference"}, "type": "log"}}}
